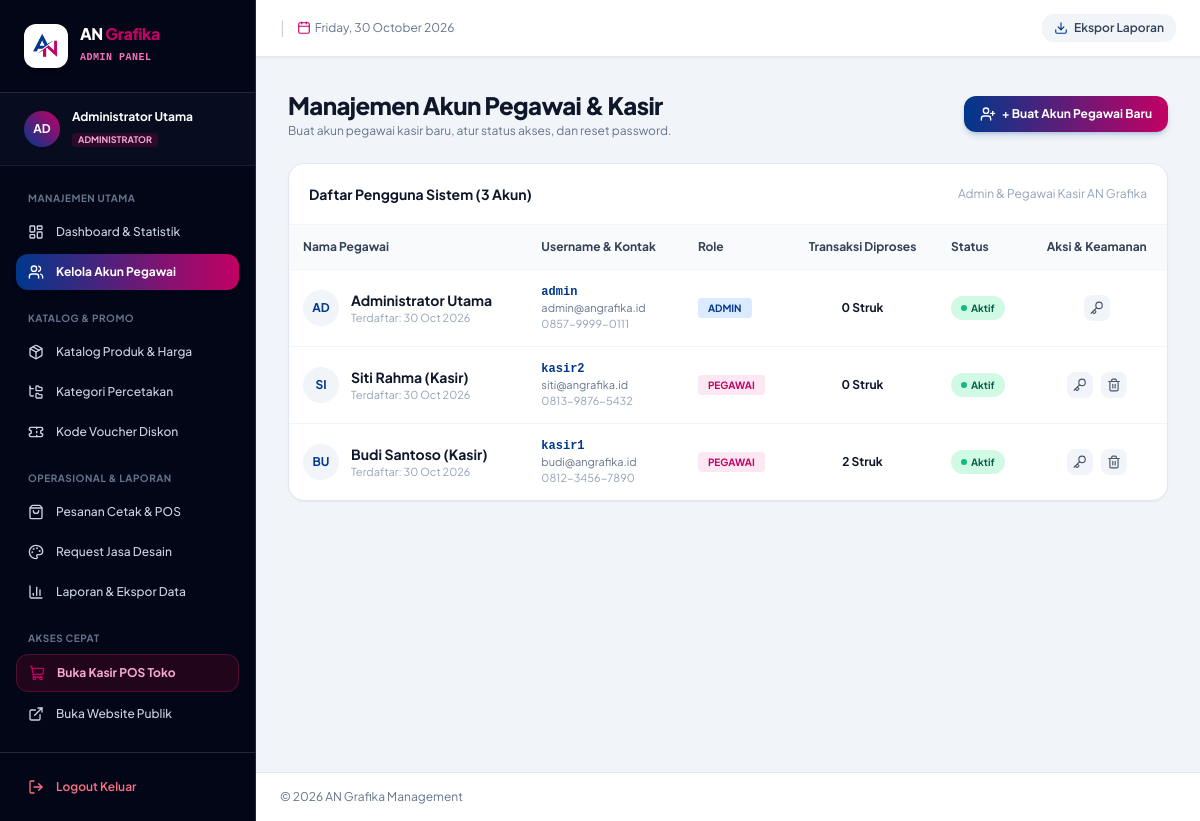
Page /admin/employees.php (signed in) on the committed database.
### tables this page shows
CREATE TABLE `users` (
  `id` INT AUTO_INCREMENT PRIMARY KEY,
  `name` VARCHAR(100) NOT NULL,
  `username` VARCHAR(50) NOT NULL UNIQUE,
  `email` VARCHAR(100) NOT NULL,
  `password` VARCHAR(255) NOT NULL,
  `role` ENUM('admin', 'pegawai') NOT NULL DEFAULT 'pegawai',
  `phone` VARCHAR(20) DEFAULT NULL,
  `status` ENUM('active', 'inactive') NOT NULL DEFAULT 'active',
  `created_at` DATETIME DEFAULT CURRENT_TIMESTAMP
);

### includes/functions.php (called while the page is built, shortened)
<?php
function isLoggedIn() {
    return isset($_SESSION['user_id']) && !empty($_SESSION['user_id']);
}
function getCurrentUser() {
    return [
        'id'       => $_SESSION['user_id'] ?? null,
        'name'     => $_SESSION['user_name'] ?? 'User',
        'username' => $_SESSION['username'] ?? '',
        'role'     => $_SESSION['user_role'] ?? 'pegawai',
    ];
}

### admin/employees.php (the view, shortened to what this page needs)
<?php
require_once __DIR__ . '/../includes/admin_header.php';
$employees = [];
try {
    $db = getDB();
    $stmt = $db->query("SELECT u.*, (SELECT COUNT(*) FROM orders WHERE staff_id = u.id) as processed_orders FROM users u ORDER BY u.role ASC, u.id DESC");
    $employees = $stmt->fetchAll();
} catch (Exception $e) {
}
?>
<div class="space-y-6">
    <div class="flex flex-col sm:flex-row sm:items-center justify-between gap-4">
        <div>
            <h1 class="text-2xl font-black text-slate-900 tracking-tight">Manajemen Akun Pegawai & Kasir</h1>
            <p class="text-xs text-slate-500 mt-0.5">Buat akun pegawai kasir baru, atur status akses, dan reset password.</p>
        </div>
        <button onclick="toggleModal('modal-add-employee')" class="inline-flex items-center gap-1.5 px-4 py-2.5 rounded-xl text-xs font-bold text-white bg-gradient-to-r from-[#00388C] to-[#C30064] hover:opacity-95 shadow-md shadow-[#00388C]/20 transition">
            <i data-lucide="user-plus" class="w-4 h-4"></i>
            <span>+ Buat Akun Pegawai Baru</span>
        </button>
    </div>
    <div class="bg-white rounded-2xl border border-slate-200 shadow-sm overflow-hidden">
        <div class="p-5 border-b border-slate-100 flex items-center justify-between">
            <h2 class="font-bold text-sm text-slate-900">Daftar Pengguna Sistem (<?= count($employees); ?> Akun)</h2>
            <span class="text-xs text-slate-400">Admin & Pegawai Kasir AN Grafika</span>
        </div>
        <div class="overflow-x-auto">
            <table class="w-full text-left text-xs text-slate-600">
                <thead class="bg-slate-50 text-slate-700 font-semibold border-b border-slate-100">
                    <tr>
                        <th class="p-3.5">Nama Pegawai</th>
                        <th class="p-3.5">Username & Kontak</th>
                        <th class="p-3.5">Role</th>
                        <th class="p-3.5 text-center">Transaksi Diproses</th>
                        <th class="p-3.5">Status</th>
                        <th class="p-3.5 text-center">Aksi & Keamanan</th>
                    </tr>
                </thead>
                <tbody class="divide-y divide-slate-100">
                    <?php foreach ($employees as $emp): ?>
                        <tr class="hover:bg-slate-50/70 transition">
                            <td class="p-3.5">
                                <div class="flex items-center gap-3">
                                    <div class="w-9 h-9 rounded-full bg-slate-100 text-[#00388C] font-bold flex items-center justify-center text-xs">
                                        <?= strtoupper(substr($emp['name'], 0, 2)); ?>
                                    </div>
                                    <div>
                                        <p class="font-bold text-slate-900 text-sm"><?= htmlspecialchars($emp['name']); ?></p>
                                        <p class="text-[11px] text-slate-400">Terdaftar: <?= date('d M Y', strtotime($emp['created_at'])); ?></p>
                                    </div>
                                </div>
                            </td>
                            <td class="p-3.5">
                                <p class="font-mono font-bold text-[#00388C]"><?= htmlspecialchars($emp['username']); ?></p>
                                <p class="text-[11px] text-slate-500"><?= htmlspecialchars($emp['email'] ?: '-'); ?></p>
                                <p class="text-[11px] text-slate-400"><?= htmlspecialchars($emp['phone'] ?: '-'); ?></p>
                            </td>
                            <td class="p-3.5">
                                <span class="inline-block px-2.5 py-0.5 rounded text-[10px] font-bold uppercase <?= $emp['role'] === 'admin' ? 'bg-blue-100 text-[#00388C]' : 'bg-pink-100 text-[#C30064]'; ?>">
                                    <?= htmlspecialchars($emp['role']); ?>
                                </span>
                            </td>
                            <td class="p-3.5 text-center font-bold text-slate-900">
                                <?= $emp['processed_orders']; ?> Struk
                            </td>
                            <td class="p-3.5">
                                <a href="employees.php?toggle_status=<?= $emp['id']; ?>" class="inline-flex items-center gap-1 px-2.5 py-1 rounded-full text-[10px] font-bold transition <?= $emp['status'] === 'active' ? 'bg-emerald-100 text-emerald-800 hover:bg-emerald-200' : 'bg-rose-100 text-rose-800 hover:bg-rose-200'; ?>">
                                    <span class="w-1.5 h-1.5 rounded-full <?= $emp['status'] === 'active' ? 'bg-emerald-500' : 'bg-rose-500'; ?>"></span>
                                    <span><?= $emp['status'] === 'active' ? 'Aktif' : 'Nonaktif'; ?></span>
                                </a>
                            </td>
                            <td class="p-3.5 text-center">
                                <div class="flex items-center justify-center gap-2">
                                    <button onclick="openResetModal(<?= $emp['id']; ?>, '<?= htmlspecialchars($emp['name']); ?>')" title="Reset Password" class="p-1.5 rounded-lg bg-slate-100 hover:bg-amber-100 text-slate-600 hover:text-amber-800 transition">
                                        <i data-lucide="key" class="w-3.5 h-3.5"></i>
                                    </button>
                                    <?php if ($emp['id'] !== $currentUser['id']): ?>
                                        <a href="employees.php?delete=<?= $emp['id']; ?>" onclick="return confirm('Apakah Anda yakin ingin menghapus akun pegawai ini?')" title="Hapus Akun" class="p-1.5 rounded-lg bg-slate-100 hover:bg-rose-100 text-slate-600 hover:text-rose-700 transition">
                                            <i data-lucide="trash-2" class="w-3.5 h-3.5"></i>
                                        </a>
                                    <?php endif; ?>
                                </div>
                            </td>
                        </tr>
                    <?php endforeach; ?>
                </tbody>
            </table>
        </div>
    </div>
</div>
<?php require_once __DIR__ . '/../includes/admin_footer.php'; ?>

### includes/admin_header.php (style rules this page uses)
body { font-family: 'Plus Jakarta Sans', sans-serif; }

### rows in the picture
users: name "AD", name "Administrator Utama", created_at "30 Oct 2026", username "admin", email "admin@angrafika.id", phone "0857-9999-0111", role "ADMIN", processed_orders "0", status "Aktif"
users: name "SI", name "Siti Rahma (Kasir)", created_at "30 Oct 2026", username "kasir2", email "siti@angrafika.id", phone "0813-9876-5432", role "PEGAWAI", processed_orders "0", status "Aktif"
users: name "BU", name "Budi Santoso (Kasir)", created_at "30 Oct 2026", username "kasir1", email "budi@angrafika.id", phone "0812-3456-7890", role "PEGAWAI", processed_orders "2", status "Aktif"

### other values in the picture
substr($currentUser['name'], 0, 2) "AD"
$currentUser['name'] "Administrator Utama"
count($employees) "3"
